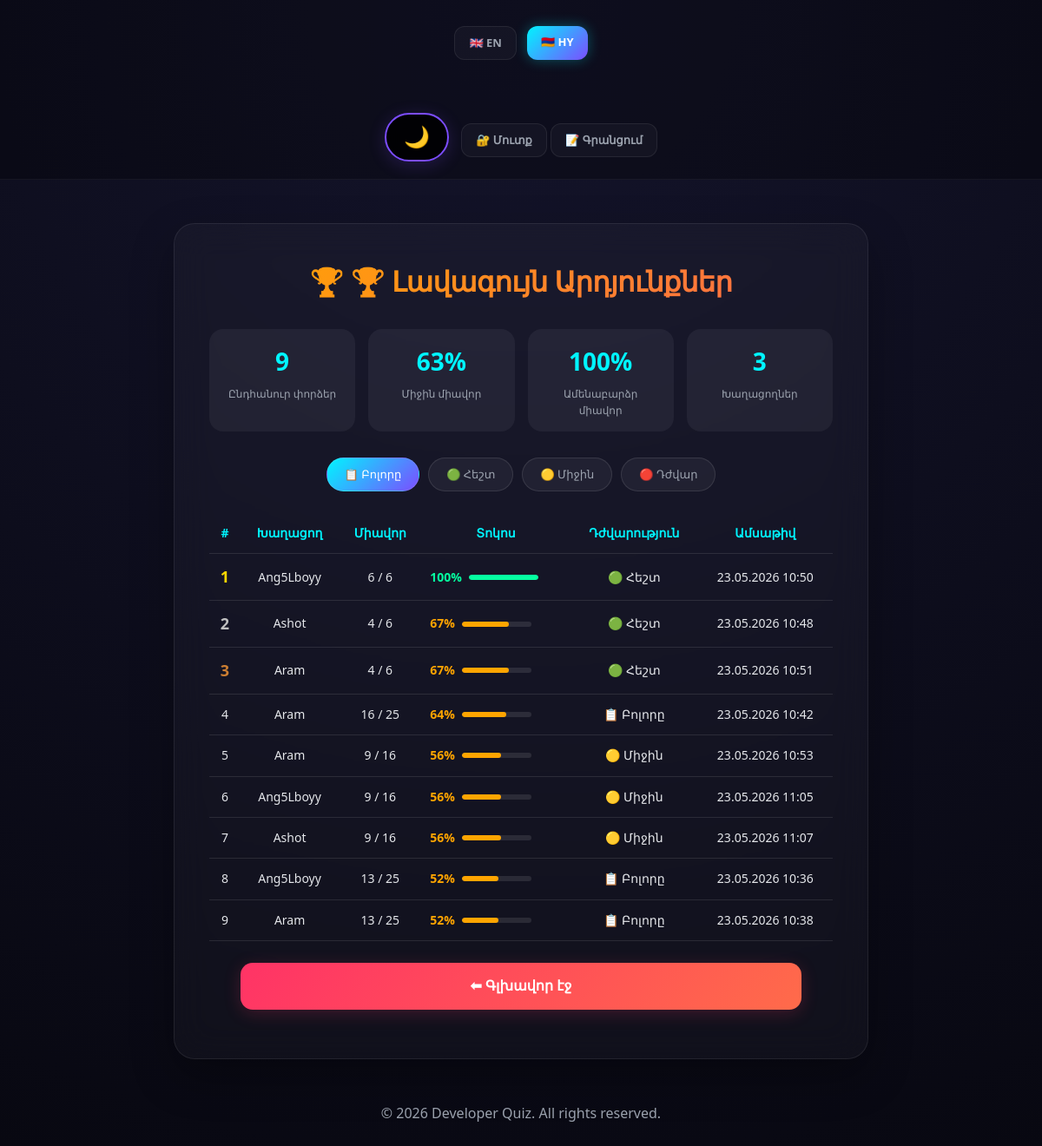
/highscores.php?lang=hy, run on the app's committed database.
### tables this page shows
CREATE TABLE `scores` (
  `id` int(11) NOT NULL,
  `user_id` int(11) NOT NULL,
  `username` varchar(100) NOT NULL,
  `score` int(11) NOT NULL,
  `total_questions` int(11) NOT NULL,
  `percentage` int(11) NOT NULL,
  `difficulty` varchar(20) DEFAULT 'all',
  `played_at` timestamp NOT NULL DEFAULT CURRENT_TIMESTAMP
);

### lang.php (called while the page is built, shortened)
<?php
$lang = "en";
if(isset($_GET["lang"]) && in_array($_GET["lang"], ["en", "hy"])){
    $lang = $_GET["lang"];
}
function t($key){
    global $texts, $lang;
    if (isset($texts[$lang][$key])) {
        return $texts[$lang][$key];
    }
    return $key;
}
?>

### highscores.php (the view, shortened to what this page needs)
<?php
include "header.php";
$difficulty_filter = isset($_GET["difficulty"]) ? $_GET["difficulty"] : "all";
$limit = isset($_GET["limit"]) ? (int)$_GET["limit"] : 10;
$query = "SELECT username, score, total_questions, percentage, difficulty, played_at
          FROM scores
          WHERE 1=1";
$query .= " ORDER BY percentage DESC, score DESC, played_at ASC LIMIT $limit";
$result = $conn->query($query);
$stats_query = "SELECT
                COUNT(*) as total_attempts,
                AVG(percentage) as avg_percentage,
                MAX(percentage) as highest_percentage,
                COUNT(DISTINCT user_id) as unique_players
                FROM scores";
$stats_result = $conn->query($stats_query);
$stats = $stats_result->fetch_assoc();
$has_data = ($stats['total_attempts'] > 0);
?>
<div class="highscores-container">
    <h1 class="highscores-title">🏆 <?php echo t("high_scores"); ?></h1>
    <div class="stats-grid">
        <div class="stat-card">
            <div class="stat-value"><?php echo $has_data ? $stats['total_attempts'] : '0'; ?></div>
            <div class="stat-label"><?php echo t("total_attempts"); ?></div>
        </div>
        <div class="stat-card">
            <div class="stat-value"><?php echo $has_data ? round($stats['avg_percentage']) . '%' : '0%'; ?></div>
            <div class="stat-label"><?php echo t("average_score"); ?></div>
        </div>
        <div class="stat-card">
            <div class="stat-value"><?php echo $has_data ? $stats['highest_percentage'] . '%' : '0%'; ?></div>
            <div class="stat-label"><?php echo t("highest_score"); ?></div>
        </div>
        <div class="stat-card">
            <div class="stat-value"><?php echo $has_data ? $stats['unique_players'] : '0'; ?></div>
            <div class="stat-label"><?php echo t("players"); ?></div>
        </div>
    </div>
    <div class="filter-bar">
        <a href="?difficulty=all&limit=<?php echo $limit; ?>&lang=<?php echo $lang; ?>"
           class="filter-btn <?php echo ($difficulty_filter == 'all') ? 'active' : ''; ?>">
            📋 <?php echo t("all"); ?>
        </a>
        <a href="?difficulty=easy&limit=<?php echo $limit; ?>&lang=<?php echo $lang; ?>"
           class="filter-btn difficulty-easy <?php echo ($difficulty_filter == 'easy') ? 'active' : ''; ?>">
            🟢 <?php echo t("easy"); ?>
        </a>
        <a href="?difficulty=medium&limit=<?php echo $limit; ?>&lang=<?php echo $lang; ?>"
           class="filter-btn difficulty-medium <?php echo ($difficulty_filter == 'medium') ? 'active' : ''; ?>">
            🟡 <?php echo t("medium"); ?>
        </a>
        <a href="?difficulty=hard&limit=<?php echo $limit; ?>&lang=<?php echo $lang; ?>"
           class="filter-btn difficulty-hard <?php echo ($difficulty_filter == 'hard') ? 'active' : ''; ?>">
            🔴 <?php echo t("hard"); ?>
        </a>
    </div>
    <?php if($result->num_rows > 0): ?>
    <table class="highscores-table">
        <thead>
            <tr>
                <th>#</th>
                <th><?php echo t("player"); ?></th>
                <th><?php echo t("score"); ?></th>
                <th><?php echo t("percentage"); ?></th>
                <th><?php echo t("difficulty"); ?></th>
                <th><?php echo t("date"); ?></th>
            </tr>
        </thead>
        <tbody>
            <?php
            $rank = 1;
            while($row = $result->fetch_assoc()):
                $percentage_color = $row['percentage'] >= 70 ? '#05ffa1' : ($row['percentage'] >= 50 ? '#ffa500' : '#ff3366');
                $rank_class = ($rank <= 3) ? "rank-$rank" : "";
            ?>
            <tr class="<?php echo $rank_class; ?>">
                <td><?php echo $rank; ?></td>
                <td><?php echo htmlspecialchars($row['username']); ?></td>
                <td><?php echo $row['score']; ?> / <?php echo $row['total_questions']; ?></td>
                <td>
                    <div style="display: flex; align-items: center; gap: 8px;">
                        <span style="color: <?php echo $percentage_color; ?>; font-weight: bold;"><?php echo $row['percentage']; ?>%</span>
                        <div class="percentage-bar-container">
                            <div class="percentage-bar" style="width: <?php echo $row['percentage']; ?>%; background: <?php echo $percentage_color; ?>;"></div>
                        </div>
                    </div>
                </td>
                <td>
                    <?php
                    $difficulty_icon = '';
                    if($row['difficulty'] == 'easy') $difficulty_icon = '🟢';
                    elseif($row['difficulty'] == 'medium') $difficulty_icon = '🟡';
                    elseif($row['difficulty'] == 'hard') $difficulty_icon = '🔴';
                    else $difficulty_icon = '📋';
                    echo $difficulty_icon . ' ' . t($row['difficulty']);
                    ?>
                </td>
                <td><?php echo date('d.m.Y H:i', strtotime($row['played_at'])); ?></td>
            </tr>
            <?php
            $rank++;
            endwhile;
            ?>
        </tbody>
    </table>
    <?php endif; ?>
    <a href="index.php?lang=<?php echo $lang; ?>" class="button admin" style="display: block; text-align: center; margin-top: 20px;">⬅ <?php echo t("back_home"); ?></a>
</div>
<?php include "footer.php"; ?>

### style.css (style rules this page uses)
* { margin: 0; padding: 0; box-sizing: border-box; }
body { font-family: 'Segoe UI', Tahoma, Geneva, Verdana, sans-serif; background: radial-gradient(circle at top, #14142b, #080811); color: #f3f4f6; min-height: 100vh; line-height: 1.6; }
h1 { font-size: 38px; font-weight: 800; margin-bottom: 15px; background: linear-gradient(135deg, #00f5ff, #7c4dff); -webkit-background-clip: text; -webkit-text-fill-color: transparent; letter-spacing: -0.5px; }
a.button, button { display: flex; align-items: center; justify-content: center; gap: 10px; width: 90%; margin: 16px auto; padding: 14px; border: none; border-radius: 14px; text-decoration: none; color: #ffffff; font-size: 16px; font-weight: 600; cursor: pointer; transition: all 0.3s cubic-bezier(0.4, 0, 0.2, 1); }
.admin { background: linear-gradient(135deg, #ff3366, #ff6b4a); box-shadow: 0 4px 20px rgba(255, 51, 102, 0.2); }
.stat-card { flex: 1; background: rgba(255, 255, 255, 0.03); border-radius: 12px; padding: 12px; text-align: center; }
.stat-value { font-size: 24px; font-weight: 700; color: #00f5ff; }
.stat-label { font-size: 11px; color: #9ca3af; margin-top: 5px; }

### highscores.php (style rules this page uses)
.highscores-container { max-width: 800px; margin: 50px auto; padding: 40px; background: rgba(255, 255, 255, 0.03); border-radius: 24px; backdrop-filter: blur(20px); border: 1px solid rgba(255, 255, 255, 0.08); box-shadow: 0 20px 50px rgba(0, 0, 0, 0.3); }
.highscores-title { text-align: center; margin-bottom: 30px; font-size: 32px; font-weight: 800; background: linear-gradient(135deg, #ffa500, #ff6b4a); -webkit-background-clip: text; -webkit-text-fill-color: transparent; }
.stats-grid { display: grid; grid-template-columns: repeat(auto-fit, minmax(150px, 1fr)); gap: 15px; margin-bottom: 30px; }
.stat-card { text-align: center; padding: 15px; background: rgba(255, 255, 255, 0.05); border-radius: 16px; transition: transform 0.3s; }
.stat-card .stat-value { font-size: 28px; font-weight: 800; color: #00f5ff; }
.stat-card .stat-label { font-size: 12px; color: #9ca3af; margin-top: 5px; }
.filter-bar { display: flex; justify-content: center; gap: 10px; margin-bottom: 25px; flex-wrap: wrap; }
.filter-btn { background: rgba(255, 255, 255, 0.05); border: 1px solid rgba(255, 255, 255, 0.1); border-radius: 40px; padding: 8px 20px; font-size: 13px; cursor: pointer; transition: all 0.3s; color: #9ca3af; text-decoration: none; }
.filter-btn.active { background: linear-gradient(135deg, #00f5ff, #7c4dff); color: #fff; }
.highscores-table { width: 100%; border-collapse: collapse; margin-bottom: 25px; }
.highscores-table th, .highscores-table td { padding: 12px 10px; text-align: center; border-bottom: 1px solid rgba(255, 255, 255, 0.1); }
.highscores-table th { color: #00f5ff; font-weight: 600; font-size: 14px; }
.highscores-table td { color: #e5e7eb; font-size: 14px; }
.rank-1 td:first-child { color: #ffd700; font-weight: bold; font-size: 18px; }
.rank-2 td:first-child { color: #c0c0c0; font-weight: bold; font-size: 18px; }
.rank-3 td:first-child { color: #cd7f32; font-weight: bold; font-size: 18px; }
.percentage-bar-container { width: 80px; display: inline-block; background: rgba(255, 255, 255, 0.1); border-radius: 10px; overflow: hidden; height: 6px; }
.percentage-bar { height: 6px; border-radius: 10px; transition: width 0.5s; }

### data on the page
scores: username "Ang5Lboyy", score "6", total_questions "6", percentage "100", difficulty "🟢", difficulty "Հեշտ", played_at "23.05.2026 10:50"
scores: username "Ashot", score "4", total_questions "6", percentage "67", difficulty "🟢", difficulty "Հեշտ", played_at "23.05.2026 10:48"
scores: username "Aram", score "4", total_questions "6", percentage "67", difficulty "🟢", difficulty "Հեշտ", played_at "23.05.2026 10:51"
scores: username "Aram", score "16", total_questions "25", percentage "64", difficulty "📋", difficulty "Բոլորը", played_at "23.05.2026 10:42"
scores: username "Aram", score "9", total_questions "16", percentage "56", difficulty "🟡", difficulty "Միջին", played_at "23.05.2026 10:53"
scores: username "Ang5Lboyy", score "9", total_questions "16", percentage "56", difficulty "🟡", difficulty "Միջին", played_at "23.05.2026 11:05"
scores: username "Ashot", score "9", total_questions "16", percentage "56", difficulty "🟡", difficulty "Միջին", played_at "23.05.2026 11:07"
scores: username "Ang5Lboyy", score "13", total_questions "25", percentage "52", difficulty "📋", difficulty "Բոլորը", played_at "23.05.2026 10:36"
scores: username "Aram", score "13", total_questions "25", percentage "52", difficulty "📋", difficulty "Բոլորը", played_at "23.05.2026 10:38"

### other printed values
t("login") "Մուտք"
t("register") "Գրանցում"
t("high_scores") "🏆 Լավագույն Արդյունքներ"
$stats['total_attempts'] "9"
t("total_attempts") "Ընդհանուր փորձեր"
$stats['avg_percentage'] "63"
t("average_score") "Միջին միավոր"
$stats['highest_percentage'] "100"
t("highest_score") "Ամենաբարձր միավոր"
$stats['unique_players'] "3"
t("players") "Խաղացողներ"
t("all") "Բոլորը"
t("easy") "Հեշտ"
t("medium") "Միջին"
t("hard") "Դժվար"
